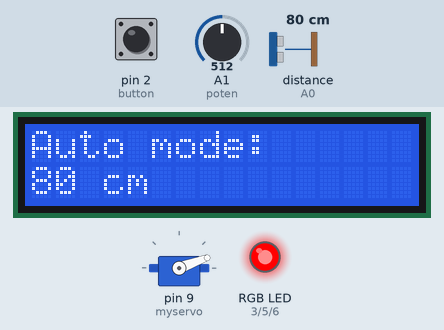
The sketch below on a simulated Arduino Uno, built with avr-gcc and run on an emulated ATmega328P. Parts: 16×2 character LCD, servo, an RGB LED mixed from three pins (HIGH = lit). The test bench sets the inputs (shaded band); at power-on: pin 2 (button) HIGH, distance to the obstacle (sensor on A0) 80 cm, A1 (poten) = 512. The echo pulse lasts 58.3 µs per cm; what the sketch prints to the serial monitor is not drawn.

Above: at 1.3 s.
1.4 s: pin 2 (button) pulled LOW for 0.15 s
At 2.0 s:
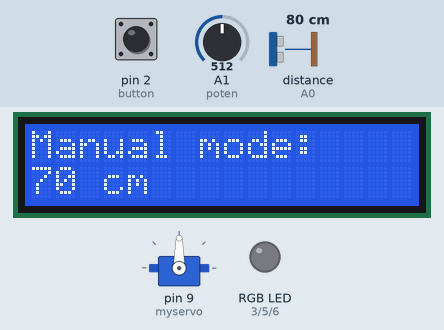
3.0 s: pin 2 (button) pulled LOW for 1 s
At 3.05 s:
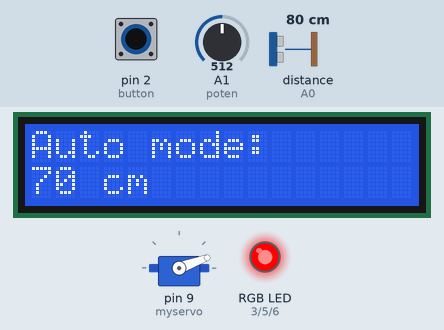
5.5 s: distance to the obstacle (sensor on A0) set to 48 cm
At 6.1 s:
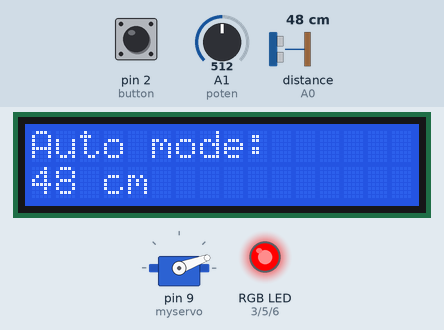
7.0 s: distance to the obstacle (sensor on A0) set to 42 cm
At 7.9 s:
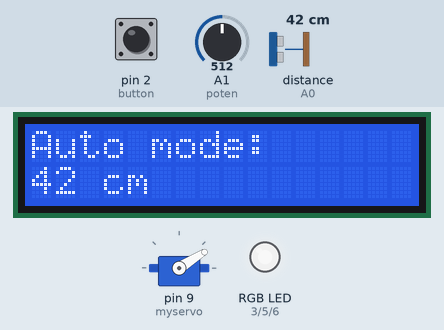
8.5 s: pin 2 (button) pulled LOW for 0.15 s
At 9.4 s:
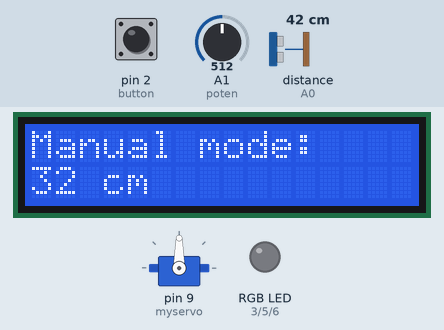
10.1 s: A1 (poten) set to 716
At 10.9 s:
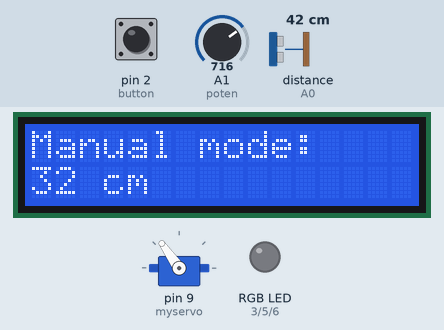
Timing chart, 0 to 12.6 s (numbered marks = the images above; inputs shaded):
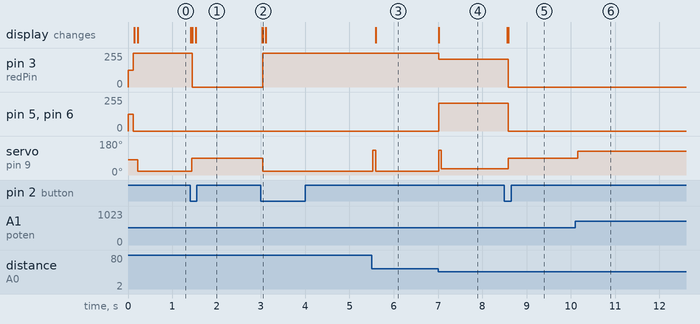

Measured:
- the behaviour switches between 45 and 44 cm on distance to the obstacle (sensor on A0) (found by bisection; images 3 and 4)
- after the input at 1.4 s, pin 3 (redPin): 255/255 → 0/255 after 0.06 s; servo on pin 9 (myservo): 20° → 90° at once; the display: first changes at once (image 1 shows a later state)
- after the input at 3.0 s, pin 3 (redPin): 0/255 → 255/255 at once; servo on pin 9 (myservo): 90° → 20° at once; the display: first changes at once (image 2 shows a later state)
- after the input at 5.5 s, servo on pin 9 (myservo): 20° → 130° at once, → 20° 0.07 s later; the display: changes after 0.09 s (image 3)
- after the input at 7.0 s, pin 3 (redPin): 255/255 → 210/255 at once; pin 5 (greenPin), pin 6 (bluePin): 0/255 → 210/255 at once; servo on pin 9 (myservo): 20° → 130° at once, → 32° 0.07 s later; the display: changes at once (image 4)
- after the input at 8.5 s, pin 3 (redPin), pin 5 (greenPin), pin 6 (bluePin): 210/255 → 0/255 after 0.09 s; servo on pin 9 (myservo): 32° → 90° after 0.09 s; the display: first changes after 0.07 s (image 5 shows a later state)
- after the input at 10.1 s, servo on pin 9 (myservo): 90° → 125° after 0.06 s

The sketch:

Final_project_106030009.ino
```cpp
 /* PID balance code with ping pong ball and distance sensor sharp 2y0a21
 *  by ELECTRONOOBS: https://www.youtube.com/channel/UCjiVhIvGmRZixSzupD0sS9Q
 *  Tutorial: http://electronoobs.com/eng_arduino_tut100.php
 *  Code: http://electronoobs.com/eng_arduino_tut100_code1.php
 *  Scheamtic: http://electronoobs.com/eng_arduino_tut100_sch1.php
 *  3D parts: http://electronoobs.com/eng_arduino_tut100_stl1.php
 */
#include <Wire.h>
#include <Servo.h>
#include<Arduino_FreeRTOS.h>
#include<LiquidCrystal_I2C.h>
#define Auto 0
#define Manual 1
int redPin = 3, greenPin = 5, bluePin = 6; //for RGB LED pins.
int button = 2;
int button_int = 0;     // INT0 is on pin 2
int poten = A1;
int potentiometerVal;
int lastXval, lastYval;
int buzzer = 4;
LiquidCrystal_I2C lcd(0x3F,16,2);
//////////For MSP430/////////
#include <stdio.h>
#include <stdlib.h>
#include <SoftwareSerial.h>
SoftwareSerial mySerial(10,11);
#define STEPS 2048
#include <Stepper.h>
const int trigPin = 12, echoPin = 13;
//Stepper stepper(STEPS, 7, 8, 13, 12);
///////////////////////Inputs/outputs///////////////////////
int Analog_in = A0;
Servo myservo;  // create servo object to control a servo, later attatched to D9
///////////////////////////////////////////////////////

////////////////////////Variables///////////////////////
int Read = 0;
int distance =0;
float elapsedTime, time, timePrev;        //Variables for time control
int distance_previous_error, distance_error;
int period = 50;  //Refresh rate period of the loop is 1ms
int mode = 0; //Initial Auto mode.
///////////////////////////////////////////////////////


///////////////////PID constants///////////////////////
float kp=5; //Mine was 8
float ki=0.2; //Mine was 0.2
float kd=2000; //Mine was 3100
float distance_setpoint = 25;           //Should be the distance from sensor to the middle of the bar in mm
float PID_p, PID_i, PID_d, PID_total;
///////////////////////////////////////////////////////

//Two Task :
//1. Compute PID & write Servo motor.(Get MSP & Joysticks.)
//2. Display LCD.
//3. Display RGB

void setup() {
  //analogReference(EXTERNAL);
  Serial.begin(9600);
  mySerial.begin(9600);
    // Now set up three tasks to run independently
    while (!Serial) {
    ; // wait for serial port to connect.
      }
        pinMode(trigPin,OUTPUT);
        pinMode(echoPin,INPUT);
        pinMode(buzzer, OUTPUT);
        noTone(buzzer);
        pinMode(redPin, OUTPUT); //set RGB LED pins.
        pinMode(greenPin, OUTPUT);
        pinMode(bluePin, OUTPUT);
       analogWrite(redPin, 125); //0-255
       analogWrite(greenPin, 125);
       analogWrite(bluePin, 125);
    pinMode(button, INPUT_PULLUP); //return LOW when down
    attachInterrupt(button_int, handle_click, FALLING);
//         stepper.setSpeed(10);
        lcd.init();
    //Round robin.
  xTaskCreate( //Task1 : Compute.
    controlTask,   // Pointer to function for thse task
    (const portCHAR *) "Task1", // Name for the task
    160,      // Stack size
    NULL,     // NULL task parameter
    1,        // This task will run at First priority 1
    NULL );   // Do not use the task handle
  xTaskCreate(DisplayTask, (const portCHAR *) "Task2", 128, NULL, 1, NULL);//Task2 : Display LCD.
  lcd.begin(16, 2);   // initialize LCD //size of LCD.
  lcd.backlight();    // open LCD backlight
  lcd.setCursor(0,0);
  lcd.print("Auto mode: ");
  myservo.attach(9);  // attaches the servo on pin 9 to the servo object
  myservo.write(0); //Put the servco at angle 125, so the balance is in the middle
  pinMode(Analog_in,INPUT);
  time = millis();
   myservo.write(80);//Initial balance
}

int last_mode = Auto;
int Your_hand=0;
int Warned = 0;
int should_clear = 0;
float dist_difference;

void controlTask(void *pvParameters) {//Depend on modes to control servo motor.
  (void) pvParameters;
   unsigned int uxPriority;
  uxPriority = uxTaskPriorityGet(NULL);
  for( ;; ) // A Task shall never return or exit.
   {
       Check_Btn_from_MSP430();
//      Your_hand = Hand_distance();
//      if(Your_hand >=100){ //User want to cheat and hurt your servo.
//          //Tone buzzer ! And LCD print Warned!!! Stay away TKS
//          Warned = 1;
//      }
      if(mode == Auto){

              if (millis() > time+period)
              {
             time = millis();
              distance = get_dist();
                //Modify minor distance error.
//              if(distance>=35 && distance <38){distance = distance-3;}
//              if(distance>=38 && distance <44){distance = distance-4;}
//              else if(distance>=44){distance = distance-10;}

              distance_error = distance_setpoint - distance;
              if(distance_error>=-2 && distance_error <= 2 ){
                PID_total = 80; //Stop.
              }
              else{
                  PID_p = kp * distance_error;

                  dist_difference = distance_error - distance_previous_error;
                  PID_d = kd*((dist_difference)/period);

                  if(-5 < distance_error && distance_error < 10)
                  {
                    PID_i = PID_i + (ki * distance_error);
                  }
                  else
                  {
                    PID_i = 0;
                  }

                  PID_total = PID_p + PID_i + PID_d;
                  Serial.print("PID befor mappeds: ");
                  Serial.print(PID_total);
                  Serial.print(" ");

                  PID_total = map(PID_total, -150,150,0,150);
              }

              if(PID_total < 20){PID_total = 20;}
              if(PID_total >150) {PID_total = 130; }

              myservo.write(PID_total);
              Serial.print("PID: ");
              Serial.print(PID_total);
              Serial.print(" ");
              Serial.print("Distance: ");
              Serial.println(distance);
              distance_previous_error = distance_error;
            }
      }
      else {//Manual mode, Use Joysticks.
                distance = get_dist();
                distance_error = distance_setpoint - distance;
                  //Modify minor distance error.
                if(distance>=33 && distance <36){distance = distance-3;}
                if(distance>=36 && distance <40){distance = distance-3;}
                else if(distance>=40){distance = distance-10;}

            //Read joysticks and write motor.
            potentiometerVal = analogRead(poten);
            Serial.print("Potentiometer value: ");
            Serial.println(potentiometerVal);
            //Write servo. from 0-1023 to 0-180
            PID_total = map(potentiometerVal, 0, 1023, 0, 180);
            myservo.write(PID_total);
      }
       vTaskDelay(3);
   }
}

int count = 0;

void DisplayTask(void *pvParameters) {//Depend on modes to control servo motor.
  (void) pvParameters;
   unsigned int uxPriority;
  uxPriority = uxTaskPriorityGet(NULL);
  for( ;; ) // A Task shall never return or exit.
   {
      if(Warned ==1){
        Warned = 0;//reset.
         should_clear = 1;//later LCD should clear first.
            tone(buzzer, 1000);
            lcd.clear();
            lcd.setCursor(0,0);
            lcd.print("Warning!!!");
            lcd.setCursor(0,1);
            lcd.print("Do Not Cheat!");
            delay(1000);
            noTone(buzzer);
      }
      else{ //User is honest.
            if(mode == Auto){
                 noTone(buzzer);
                  if(last_mode==Manual || should_clear == 1){
                    lcd.clear();
                    lcd.setCursor(0,0);
                    lcd.print("Auto mode: ");
                    last_mode = Auto;
                    should_clear = 0;
                  }
                  lcd.setCursor(0,1);
                  lcd.print(distance);
                  lcd.setCursor(3,1);
                  lcd.print("cm");
      //              if (millis() > time+period)
      //              {
                      if(distance <= 15){
                        analogWrite(redPin,0);
                        analogWrite(bluePin,0);
                        analogWrite(greenPin,0);
                      }
                      else if(distance >= 45){
                        analogWrite(redPin,255);
                        analogWrite(bluePin,0);
                        analogWrite(greenPin,0);
                      }
                      else{
                        analogWrite(redPin,distance*5);
                        analogWrite(bluePin,distance*5);
                        analogWrite(greenPin,distance*5);
                      }
      //              }
            }
            else {//Manual mode, Use Joysticks.
                  if(last_mode==Auto || should_clear == 1){
                    lcd.clear();
                    lcd.setCursor(0,0);
                    lcd.print("Manual mode: ");
                    last_mode = Manual;
                    should_clear = 0;
                  }
                  lcd.setCursor(0,1);
                  lcd.print(distance);
                  lcd.setCursor(3,1);
                  lcd.print("cm");
                      //RGB
                         if(distance_error >= -2 && distance_error <=2){ //start counting.
                            count++;
                            tone(buzzer,255);
                            analogWrite(redPin,0);
                            analogWrite(bluePin,255);
                            analogWrite(greenPin,0);
                            lcd.clear();
                            lcd.setCursor(0,0);
                            lcd.print("You Balance!: ");
                            lcd.setCursor(0,1);
                            lcd.print(count);

                            if(count>= 500/portTICK_PERIOD_MS){//greater than 2 sec balance.
                                 mode = Auto;
                                for(int i=0; i<=5; i++)tone(buzzer,180*i);
                                analogWrite(redPin,0);
                                analogWrite(bluePin,0);
                                analogWrite(greenPin,255);
                                lcd.clear();
                                lcd.setCursor(0,0);
                                lcd.print("Congratulation!: ");
                                count = 0; //update.
                                delay(1000);
                                noTone(buzzer);
                            }
                          }
                        else{
                          lcd.setCursor(0,0);
                          lcd.print("Manual mode: ");
                          noTone(buzzer);
                          analogWrite(redPin,0);
                          analogWrite(bluePin,0);
                          analogWrite(greenPin,0);
                        }
            }
      }
       vTaskDelay(5);
   }
}


void loop() {
  //Do nothing.
}

char input;
char test;
int i=0;
int j=0;
char Data[20];
char data[20];
// the loop function runs over and over again forever
void Check_Btn_from_MSP430() {
  static int click_time = 0;
  if(mySerial.available()>0){
    input = mySerial.read(); //Send "HELLO\r\n"
                             //Send string(cnt)
                             //Send rxData.(input from user.)
     Data[i++] = input;
    if(input == '\n'){ //Stored to \r.
      for(int m=0; m<i; m++){
          Serial.print(Data[m]);
      }
            //if we get pressed signal.
            if(strncmp(Data, "HELLO\r\n",5)==0){
              if(mode == 0)mode = 1;
              else mode = 0;
            }
      memset(Data,0,20);
      i = 0; //reset index.
       }
    }
  //Arduino send to MSP
  if(Serial.available()>0){
      test = Serial.read();//read from user.
      data[j++] = test;
      if(test== '\n'){//Get string from msp.
        for(int m=0; m<j; m++){
            mySerial.print(data[m]);
        }
        memset(data,0,20);
        j = 0;
      }
  }
}

void handle_click() { // button debouncing, press btn -> RGB LED flashes in 2 Hz driven by another timer interrupt
  static unsigned long last_int_time = 0;
  unsigned long int_time = millis(); // Read the clock
//  int  isPress = digitalRead(button);//有沒有壓btn?
  static int click_time = 0;
    if (int_time - last_int_time > 200 ) {
    // Ignore when < 200 msec
    click_time++;
  }
     if(mode == 0)mode = 1;
     else mode = 0;
//    if(click_time == 1){
//    mode = 1; //Manual mode with joysticks.
//    Serial.println("Now Manual mode");//Flash at 2Hz
//    }
//    else{
//      mode = 0; //Automatic Balance mode.
//      Serial.println("Now Auto mode");
//      click_time = 0;//reset.
//    }
  last_int_time = int_time;
}


 /*
 * Sharp IR (infrared) distance measurement module for Arduino
 * Measures the distance in cm.

 * Watch the video https://youtu.be/GL8dkw1NbMc

 *  *

Original library: https://github.com/guillaume-rico/SharpIR

Updated by by Ahmad Nejrabi for Robojax.com
on Feb 03, 2018 at 07:34 in Ajax, Ontario, Canada
 * Permission granted to share this code given that this
 * note is kept with the code.
 * Disclaimer: this code is "AS IS" and for educational purpose only.
 *
 /*
/*


 */
  // Sharp IR code for Robojax.com
#include <SharpIR.h>

#define IR A0 // define signal pin
#define model 1080 // used 1080 because model GP2Y0A21YK0F is used
// Sharp IR code for Robojax.com
// ir: the pin where your sensor is attached
// model: an int that determines your sensor:  1080 for GP2Y0A21Y
//                                            20150 for GP2Y0A02Y
//                                            430 for GP2Y0A41SK
/*
2 to 15 cm GP2Y0A51SK0F  use 1080
4 to 30 cm GP2Y0A41SK0F / GP2Y0AF30 series  use 430
10 to 80 cm GP2Y0A21YK0F  use 1080
10 to 150 cm GP2Y0A60SZLF use 10150
20 to 150 cm GP2Y0A02YK0F use 20150
100 to 550 cm GP2Y0A710K0F  use 100550

 */

SharpIR SharpIR(IR, model);
int dis;
int get_dist(){
   dis=SharpIR.distance();  // this returns the distance to the object you're measuring
   return dis;

}
int hand_distance;
int duration;

int Hand_distance(){
         digitalWrite(trigPin, LOW); // Clears the trigPin
         delayMicroseconds(2);
         /* Sets the trigPin on HIGH state for 10 ms */
         digitalWrite(trigPin, HIGH);    delayMicroseconds(10);
         digitalWrite(trigPin, LOW);
         /* Reads Echo pin, returns sound travel time in ms */
         duration = pulseIn(echoPin, HIGH);
         /* Calculating the distance */
         hand_distance = duration*0.034/2;
//         Serial.println(hand_distance);
         delay(100); //Sample period should longer than 65ms
         return hand_distance;
}
```
